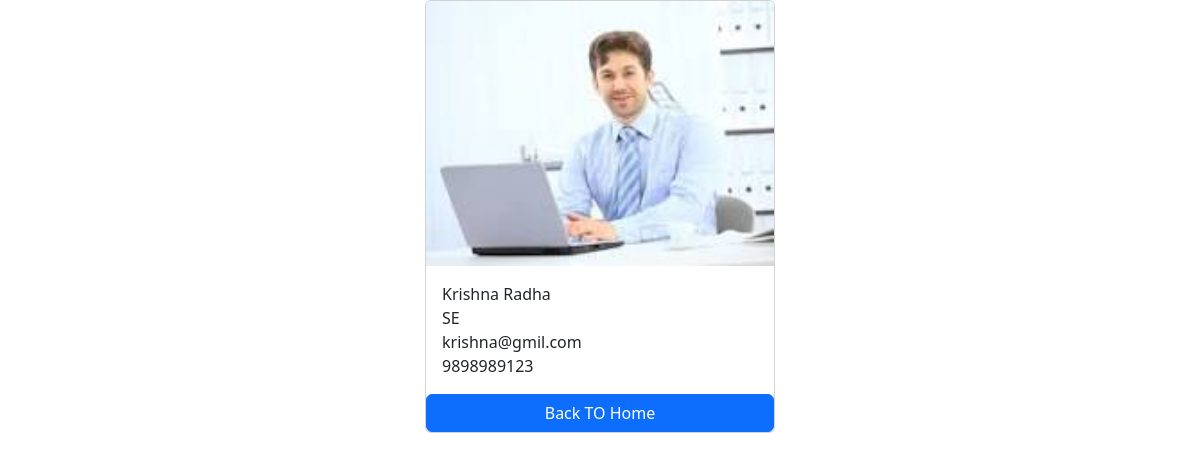
The page /employees/4/ on the database its author committed.
### salary/models.py (models this page shows, shortened)
class Employee(models.Model):
    first_name=models.CharField(max_length=100);
    last_name=models.CharField(max_length=100);
    Photo=models.ImageField(upload_to='images');
    designation=models.CharField(max_length=100);
    email_address=models.CharField(max_length=100);
    Phone_Number=models.CharField(max_length=10);

### salary/views.py (the view)
# urls.py: path('employees/',include('salary.urls'),name='employee_detail')
def employee_detail(request,pk):
    employee=get_object_or_404(Employee,pk=pk)
    context={
        'employee':employee,
    }
    return render (request,'employee_detail.html',context)

### templates/employee_detail.html (shortened to what this page needs)
<!DOCTYPE html>
<html lang="en">
<head>
    <link href="https://cdn.jsdelivr.net/npm/bootstrap@5.3.3/dist/css/bootstrap.min.css" rel="stylesheet">
</head>
<body>
    <div class="container">
        <div class="card mx-auto" style="width: 350px;">
            <img src="{{employee.Photo.url}}" class="card-img-top" alt="">
            <div class="card-body">
                <p class="card-text m-0">{{employee.first_name}} {{employee.last_name}}</p>
                 <p class="card-text m-0">{{employee.designation }} </p>
                 <p class="card-text m-0">{{employee.email_address}} </p>
                 <p class="card-text m-0">{{employee.Phone_Number }} </p>
            </div>
            <a href="{% url 'home' %}" class="btn btn-primary" >Back TO Home</a>
        </div>
    </div>
</body>
</html>

### rows shown on the page
Employee: Photo (picture), first_name "Krishna", last_name "Radha", designation "SE", email_address "krishna@gmil.com", Phone_Number "9898989123"
